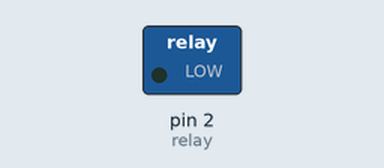
Recording of a sketch running on a simulated Arduino Uno, built with avr-gcc and run on an emulated ATmega328P. Parts: switched loads named in the sketch (green lamp = pin HIGH). Dashed ring = blinking.

Above: at 0.2 s.
Timing chart, 0 to 3.0 s (numbered marks = the images above):
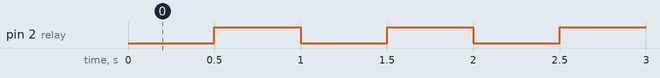

Measured:
- by itself, pin 2 (relay): alternates HIGH for 0.50 s and LOW for 0.50 s

The sketch:

Relay.ino
```cpp
int relay = 2;
int delayTime = 500;


void setup() {

  // put your setup code here, to run once:
  pinMode(relay, OUTPUT);
  digitalWrite(relay, LOW);
}

void loop() {
  // put your main code here, to run repeatedly:
  digitalWrite(relay, LOW);
  delay(delayTime);
  digitalWrite(relay, HIGH);
  delay(delayTime);
}
```
